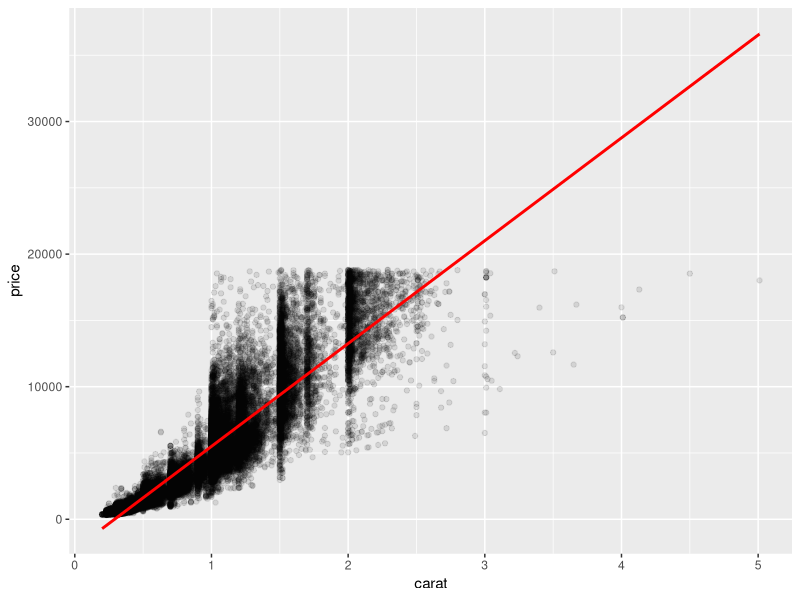
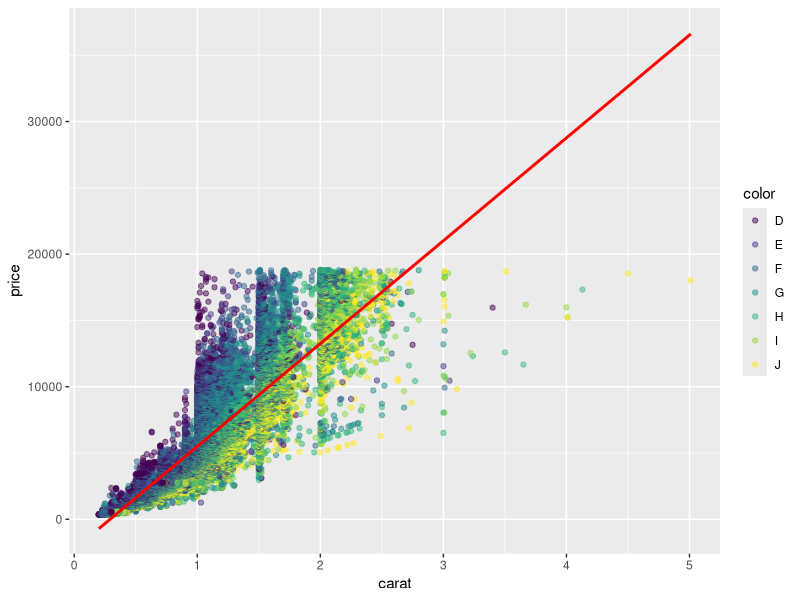
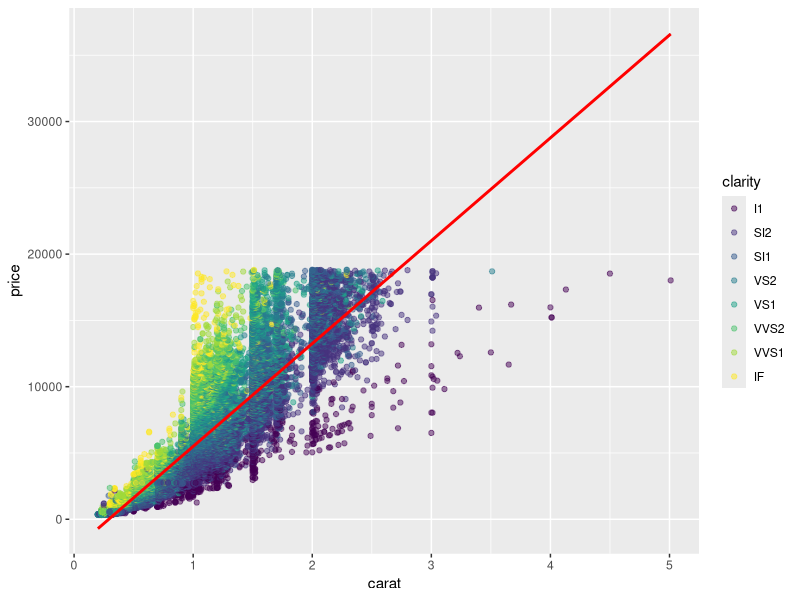
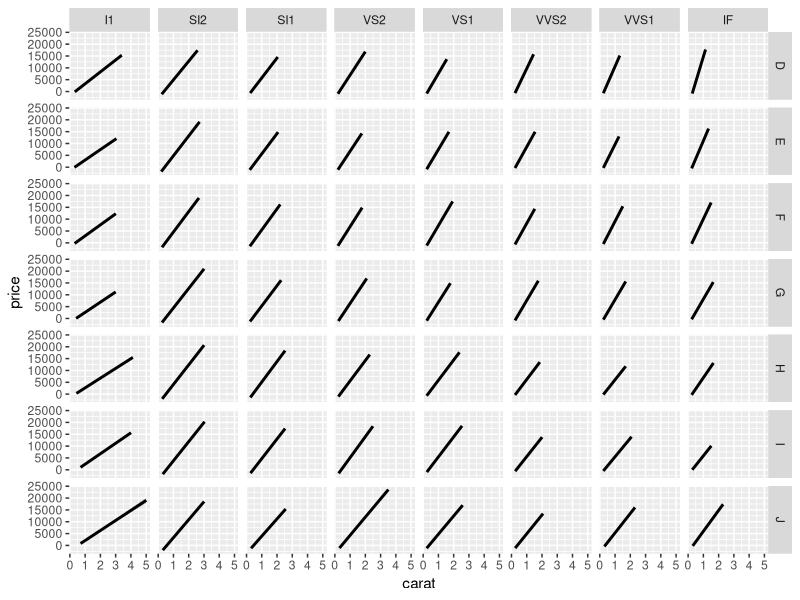

The R script that drew these images, in order:
## ---- chunk 1
knitr::opts_chunk$set(echo = TRUE)
library(dplyr)
library(tidyverse)
## ---- chunk 2
clean_diamond=ggplot2::diamonds %>%
  filter(
    (color == "D" | color == "G" | color == "J"), 
    (clarity == "I1" | clarity == "VS1" | clarity == "IF")
  ) %>% count(color,clarity)
head(clean_diamond) %>% knitr::kable()
## ---- chunk 3
ggplot(diamonds, aes(x=carat, y=price))+geom_point(alpha=0.1)+geom_smooth(method="lm", color="red")
## ---- chunk 4
ggplot(diamonds, aes(x=carat, y=price, color=color))+geom_point(alpha=0.5)+geom_smooth(method="lm", color="red")
## ---- chunk 5
ggplot(diamonds, aes(x=carat, y=price, color=clarity))+geom_point(alpha=0.5)+geom_smooth(method="lm", color="red")
## ---- chunk 6
ggplot(diamonds,aes(x=carat, y=price))+geom_smooth(method = "lm", color = "black")+facet_grid(color~clarity)
## ---- chunk 7
diamonds %>%
  mutate(price_per_carat = price / carat) %>%
  group_by(color, clarity) %>%
  summarize(avg_ppc = mean(price_per_carat, na.rm = TRUE), .groups = "drop") %>% arrange(desc(avg_ppc)) %>% head(10) %>% knitr::kable()
